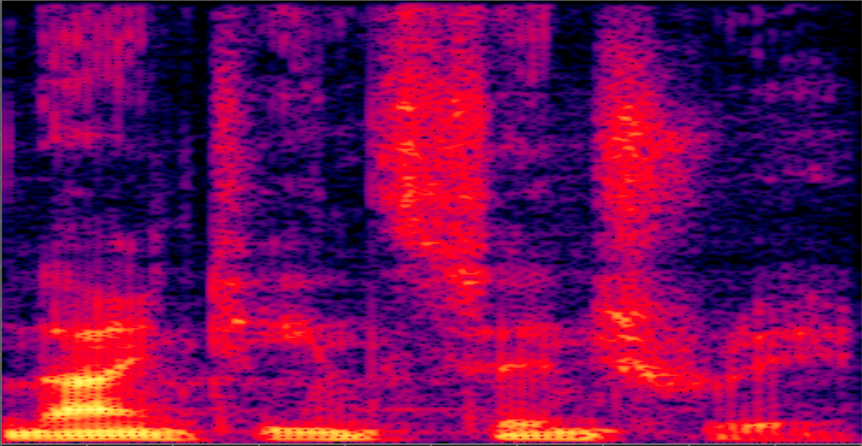
#> input picture lab4/extra/Screenshot from 2025-11-04 17-05-43.png, 862 x 446 px, found by its file name
$ python spectrogram_to_sound.py
#> lines starting #> are read from the running program, lines starting #| are printed output that depends on the picture; after the words box and inside, x2 and y2 are one past the last pixel; in counts of white or black regions, pixels touching at a corner belong together; long printed decimals are rounded
import numpy as np
from PIL import Image
import scipy.io.wavfile as wavfile
import matplotlib.pyplot as plt
from typing import Optional, Tuple


def load_image_rgb(image_path: str) -> np.ndarray:
    """Load image and return an RGB float32 array in range 0..1.

    Args:
        image_path: Path to the PNG file.

    Returns:
        img_rgb: (H, W, 3) array float32 in [0,1].
    """
    img = Image.open(image_path).convert('RGB')
    img_rgb = np.array(img).astype(np.float32) / 255.0
    return img_rgb


def invert_colormap_to_magnitude(img_rgb: np.ndarray, cmap_name: str = 'plasma', n_cmap: int = 256) -> Tuple[np.ndarray, Optional[np.ndarray], int]:
    """Map RGB pixels to nearest colormap index and return a uint8 magnitude map.

    Returns:
        spectrogram_data: (H, W) uint8 magnitudes 0..255
        idx_map: (H, W) int indices into colormap (or None if fallback used)
        n_cmap: number of colors used
    """
    try:
        cmap = plt.get_cmap(cmap_name)(np.linspace(0, 1, n_cmap))[:, :3]
        h, w, _ = img_rgb.shape
        pixels = img_rgb.reshape(-1, 3)

        # Compute squared distances between pixels and colormap colors
        diffs = pixels[:, None, :] - cmap[None, :, :]
        d2 = np.sum(diffs * diffs, axis=2)
        idx = np.argmin(d2, axis=1).reshape(h, w)
        norm_mag = idx / float(n_cmap - 1)
        spectrogram_data = (norm_mag * 255.0).astype(np.uint8)
        return spectrogram_data, idx, n_cmap
    except Exception:
        # Fallback to grayscale
        img_gray = Image.fromarray((img_rgb * 255).astype(np.uint8)).convert('L')
        spectrogram_data = np.array(img_gray)
        return spectrogram_data, None, n_cmap


def create_yellow_mask(idx_map: Optional[np.ndarray], spectrogram_data: np.ndarray, n_cmap: int, threshold_pct: float = 90.0) -> np.ndarray:
    """Create a black/white mask: black = yellow/high amplitude, white = otherwise.

    If idx_map is available, marks top (100-threshold_pct)% colormap indices as yellow.
    Otherwise thresholds spectrogram_data at the threshold_pct percentile.
    """
    h, w = spectrogram_data.shape
    if idx_map is not None:
        threshold_idx = int((threshold_pct / 100.0) * (n_cmap - 1))
        mask = idx_map >= threshold_idx
    else:
        thr = np.percentile(spectrogram_data, threshold_pct)
        mask = spectrogram_data >= thr
    mask_img = np.where(mask, 0, 255).astype(np.uint8)  # black where True
    return mask_img


def magnitude_to_amplitude(spectrogram_data: np.ndarray, db_contrast: float = 80.0) -> Tuple[np.ndarray, np.ndarray]:
    """Convert 0..255 magnitude to amplitude (linear) with dB mapping.

    Maps pixel=255 -> 0 dB and pixel=0 -> -db_contrast dB.
    Returns both amplitude (linear) and amplitude_db arrays.
    """
    amplitude_db = (spectrogram_data.astype(np.float32) / 255.0 - 1.0) * db_contrast
    amplitude = 10.0 ** (amplitude_db / 20.0)
    return amplitude, amplitude_db


def synthesize_audio(amplitude: np.ndarray, duration: float, sample_rate: int = 44100) -> np.ndarray:
    """Synthesize a time-domain signal from magnitude spectrogram (no phase reconstruction).

    amplitude: shape (freq_bins, time_frames)
    duration: seconds
    Returns normalized float32 signal in [-1,1].
    """
    height, width = amplitude.shape
    n_fft = (height - 1) * 2
    hop_length = int(sample_rate * duration / max(1, (width - 1)))
    signal = np.zeros(int(duration * sample_rate), dtype=np.float32)

    for i in range(width):
        time_slice_amplitude = amplitude[:, i]
        spectrum = np.zeros(n_fft // 2 + 1, dtype=np.complex128)
        max_bin = min(height, len(spectrum))
        spectrum[:max_bin] = time_slice_amplitude[:max_bin]
        time_segment = np.fft.irfft(spectrum, n=n_fft).astype(np.float32)
        window = np.hanning(len(time_segment)).astype(np.float32)
        start_sample = i * hop_length
        end_sample = start_sample + len(time_segment)
        if start_sample < len(signal):
            if end_sample <= len(signal):
                signal[start_sample:end_sample] += time_segment * window
            else:
                n_fit = len(signal) - start_sample
                signal[start_sample:] += time_segment[:n_fit] * window[:n_fit]

    # Normalize
    max_abs = np.max(np.abs(signal))
    if max_abs > 0:
        signal /= max_abs
    return signal


def save_wav(path: str, sample_rate: int, signal: np.ndarray) -> None:
    wavfile.write(path, sample_rate, signal.astype(np.float32))


def save_spectrogram_from_wav(wav_path: str, out_spec_path: str, freq_max: int = 10000, cmap: str = 'plasma') -> None:
    """Create and save a spectrogram PNG from a WAV file."""
    try:
        sr, audio = wavfile.read(wav_path)
        if audio.ndim > 1:
            audio = audio.mean(axis=1)
        plt.figure(figsize=(10, 4))
        Pxx, freqs, bins, im = plt.specgram(audio, NFFT=1024, Fs=sr, noverlap=512, cmap=cmap)
        plt.xlabel('Time [s]')
        plt.ylabel('Frequency [Hz]')
        plt.ylim(0, min(freq_max, sr / 2))
        cbar = plt.colorbar(im)
        cbar.set_label('Intensity')
        plt.savefig(out_spec_path, dpi=200, bbox_inches='tight')
        plt.close()
    except Exception as e:
        print(f"Could not generate spectrogram: {e}")


def save_diagnostics(image_path: str, spectrogram_data: np.ndarray, amplitude_db: np.ndarray, mask_img: np.ndarray) -> None:
    """Save recovered magnitude, amplitude dB visualization, and mask images."""
    try:
        recovered_mag_path = image_path.replace('.png', '_recovered_mag.png')
        Image.fromarray(spectrogram_data).save(recovered_mag_path)
        ampdb_vis = ((amplitude_db - amplitude_db.min()) / (amplitude_db.ptp() + 1e-12) * 255).astype(np.uint8)
        ampdb_path = image_path.replace('.png', '_amplitude_db.png')
        Image.fromarray(ampdb_vis).save(ampdb_path)
        mask_path = image_path.replace('.png', '_yellow_mask.png')
        Image.fromarray(mask_img).save(mask_path)
        print(f"Saved diagnostics: {recovered_mag_path}, {ampdb_path}, {mask_path}")
    except Exception as e:
        print(f"Could not save diagnostics: {e}")


def image_to_spectrogram_and_audio(image_path: str, duration: float = 1.0, freq_max: int = 10000, db_contrast: float = 80.0) -> None:
    """Top-level orchestration: read image, invert colormap, synthesize audio, and save artifacts."""
    img_rgb = load_image_rgb(image_path)
#> in load_image_rgb, img is the input picture: PIL image 862x446 RGB; mean R, G, B 117.2, 6.1, 86
    spectrogram_data, idx_map, n_cmap = invert_colormap_to_magnitude(img_rgb, cmap_name='plasma', n_cmap=256)
#> in invert_colormap_to_magnitude, `img_gray = Image.fromarray((img_rgb * 255).astype(np.uint8)).convert('..`:
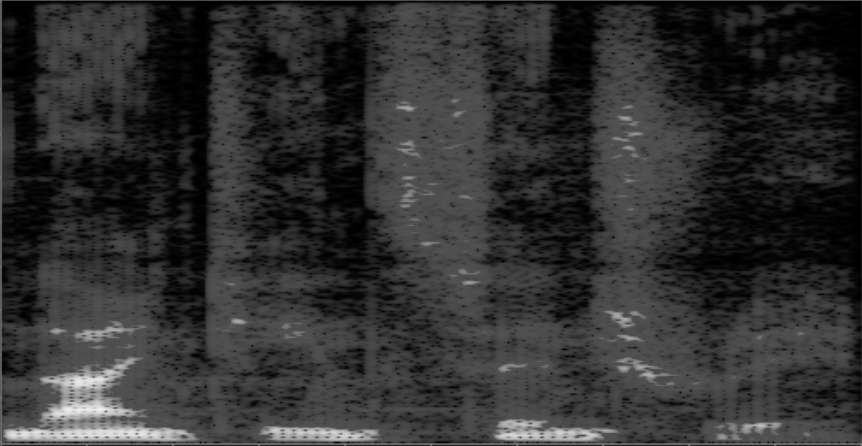
#> img_gray: PIL image 862x446 L; min 0, max 239, mean 48.4
#> n_cmap = 256
    mask_img = create_yellow_mask(idx_map, spectrogram_data, n_cmap, threshold_pct=90.0)
#> in create_yellow_mask, `thr = np.percentile(spectrogram_data, threshold_pct)`: thr = 78
#> in create_yellow_mask, `mask = spectrogram_data >= thr`:
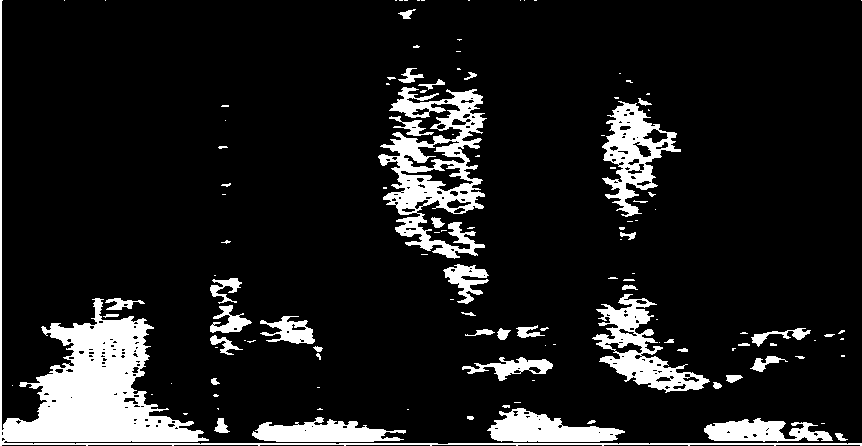
#> mask: shape (446, 862) bool; 11.7% white; 123 white regions (73 under 20 px), largest, box (x1, y1, x2, y2) and area: (0, 0, 862, 446) 16007, (378, 87, 487, 259) 7658, (592, 294, 710, 393) 3900
    amplitude, amplitude_db = magnitude_to_amplitude(spectrogram_data, db_contrast=db_contrast)
#> in magnitude_to_amplitude, `amplitude = 10.0 ** (amplitude_db / 20.0)`:
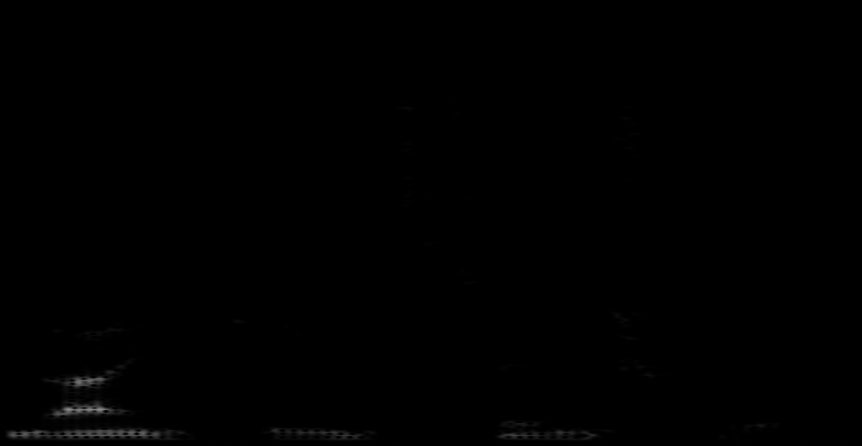
#> amplitude: shape (446, 862) float32; min 0.0001, max 0.561, mean 0.00275

    # Save diagnostics before synthesis
    save_diagnostics(image_path, spectrogram_data, amplitude_db, mask_img)

    # Synthesize audio
    sample_rate = 44100
    signal = synthesize_audio(amplitude, duration, sample_rate=sample_rate)
#> in synthesize_audio, `max_abs = np.max(np.abs(signal))`: max_abs = 0.00267
    print(f"Signal stats: min={signal.min():.6f}, max={signal.max():.6f}, mean={signal.mean():.6f}")
#| Signal stats: min=-1.000, max=0.972, mean=0.005263

    # Save WAV
    output_wav = image_path.replace('.png', '.wav')
    save_wav(output_wav, sample_rate, signal)
    print(f"Audio file saved to {output_wav}")

    # Save spectrogram PNG from the WAV for verification
    spec_path = output_wav.replace('.wav', '_spec.png')
    save_spectrogram_from_wav(output_wav, spec_path, freq_max=freq_max, cmap='plasma')
#> in save_spectrogram_from_wav, `plt.savefig(out_spec_path, dpi=200, bbox_inches='tight')`:
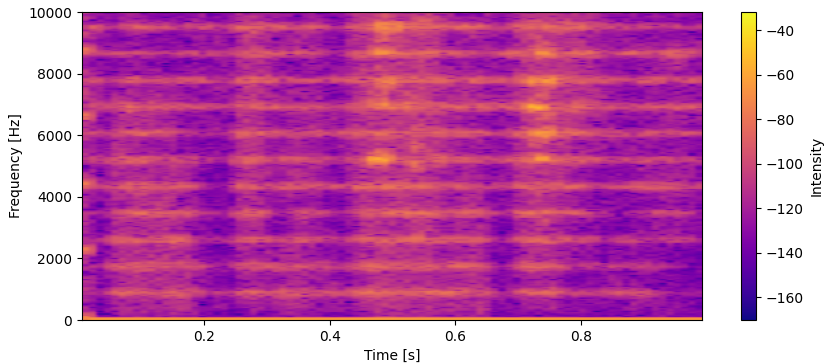
#> figure drawn by matplotlib, 2 panels
    print(f"Spectrogram image saved to {spec_path}")


if __name__ == '__main__':
    image_to_spectrogram_and_audio('lab4/extra/Screenshot from 2025-11-04 17-05-43.png')
